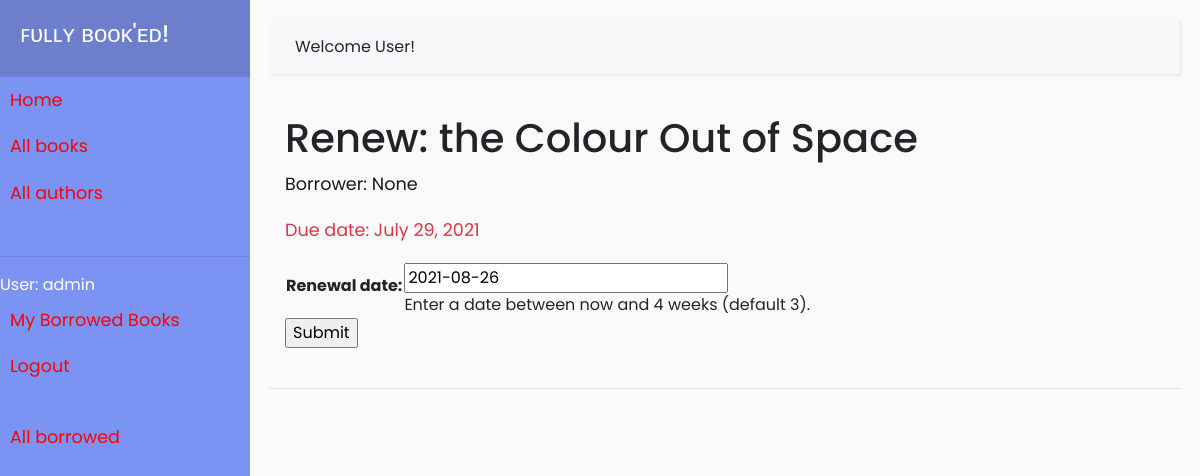
The page /catalog/book/235905d2-d4c3-4f9c-8cde-5fbc1d19d5ee/renew/ (signed in) on the database as committed earlier.
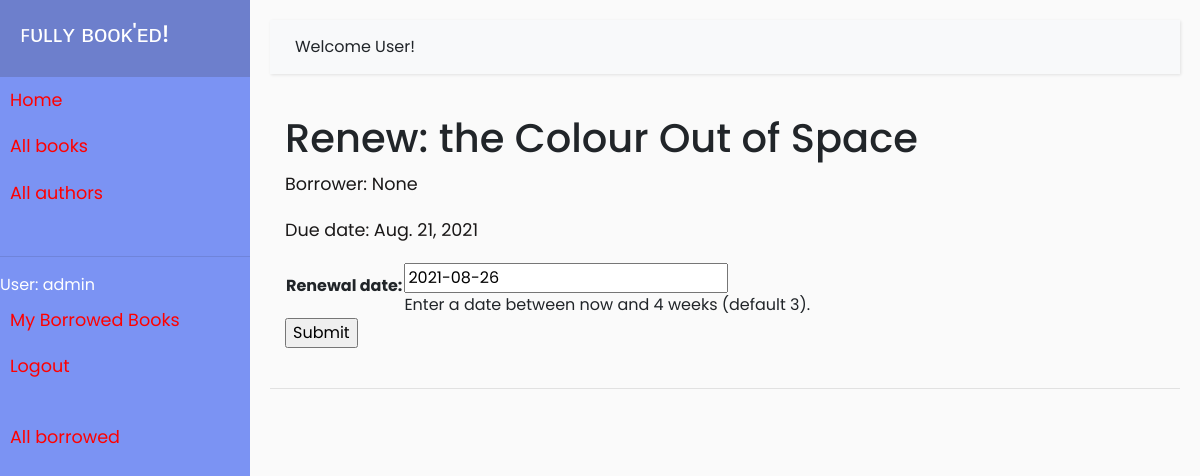
The same page on the database as committed later.
### catalog/models.py (models this page shows, shortened)
class BookInstance(models.Model):
    id = models.UUIDField(primary_key = True, default = uuid.uuid4, help_text = "Unique ID of this particular book across library")
    due_back = models.DateField(null = True, blank = True)
    book = models.ForeignKey('Book', on_delete = models.RESTRICT, null = True)
    imprint = models.CharField(max_length = 20)
    borrower = models.ForeignKey(User, on_delete=models.SET_NULL, null=True, blank=True)
    LOAN_STATUS = (
        ('m', 'Maintenance'),
        ('o', 'On loan'),
        ('a', 'Available'),
        ('r', 'Reserved')
    )
    status = models.CharField(max_length = 1, choices = LOAN_STATUS, blank = True, default = 'm', help_text = "Book availability status")
    class Meta:
        ordering = ['due_back']
        permissions = (("can_mark_returned", "Set book as returned"),)
    @property
    def is_overdue(self):
        if self.due_back and date.today() > self.due_back:
            return True
        return False

class Book(models.Model):
    title = models.CharField(max_length = 100)
    author = models.ForeignKey('Author', on_delete = models.SET_NULL, null = True)
    summary = models.TextField(max_length = 1000, help_text = "Enter description of book")
    isbn = models.CharField('ISBN', max_length = 13, unique = True, help_text = '10 or 13 digit Number')
    genre = models.ManyToManyField(Genre, help_text = 'Select genre of book')
    language = models.ForeignKey('Language', on_delete = models.SET_NULL, null = True)
    def display_genre(self):
        return ', '.join(genre.name for genre in self.genre.all()[:3])
    display_genre.short_description = "Genre"

### catalog/views.py (the view)
# urls.py: path('book/<uuid:pk>/renew/', views.renew_book_librarian, name='renew-book-librarian'),
@login_required
@permission_required('catalog.can_mark_returned', raise_exception=True)
def renew_book_librarian(request, pk):
    book_instance = get_object_or_404(BookInstance, pk=pk)
    if request.method == 'POST':
        form = RenewBookForm(request.POST)
        if form.is_valid():
            book_instance.due_back = form.cleaned_data['renewal_date']
            book_instance.save()
            return HttpResponseRedirect(reverse('all-borrowed') )
    else:
        proposed_renewal_date = datetime.date.today() + datetime.timedelta(weeks=3)
        form = RenewBookForm(initial={'renewal_date': proposed_renewal_date})
    context = {
        'form': form,
        'book_instance': book_instance,
    }
    return render(request, 'catalog/book_renew_librarian.html', context)

### catalog/forms.py (shortened to what this page needs)
class RenewBookForm(forms.Form):
    renewal_date = forms.DateField(help_text="Enter a date between now and 4 weeks (default 3).")

### catalog/templates/catalog/book_renew_librarian.html (shortened to what this page needs)
{% extends "base_generic.html" %}
{% block content %}
  <h1>Renew: {{ book_instance.book.title }}</h1>
  <p>Borrower: {{ book_instance.borrower }}</p>
  <p{% if book_instance.is_overdue %} class="text-danger"{% endif %}>Due date: {{ book_instance.due_back }}</p>
  <form action="" method="post">
    <table>
    {{ form.as_table }}
    </table>
    <input type="submit" value="Submit">
  </form>
{% endblock %}

Rows that differ between the two databases and show on the page:
changed BookInstance "None": due_back "July 29, 2021" → "Aug. 21, 2021"
